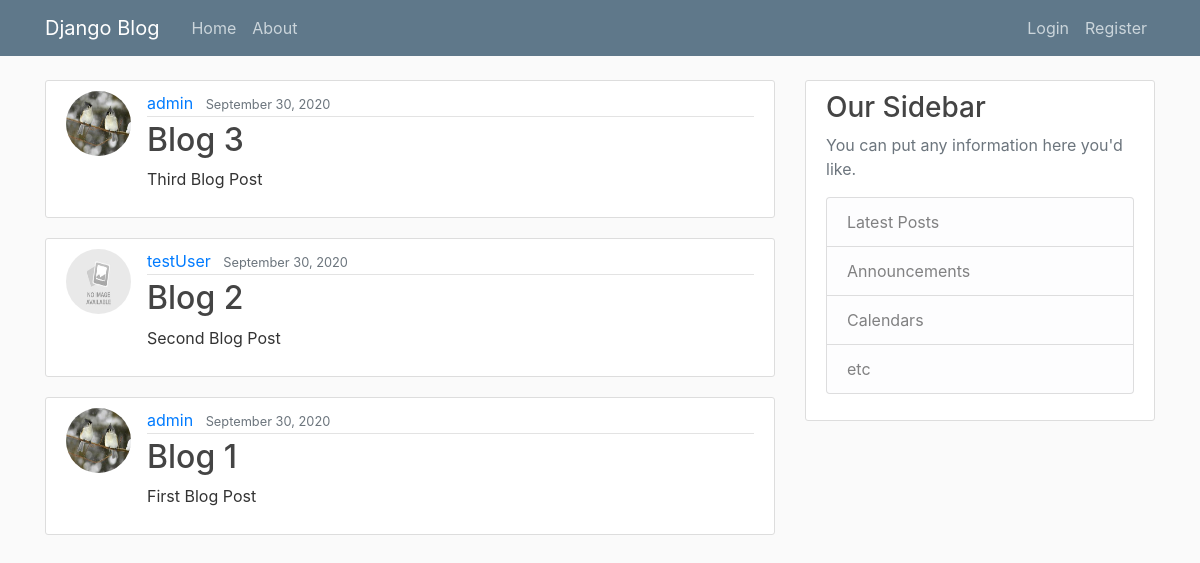
Before: / with the older database file.
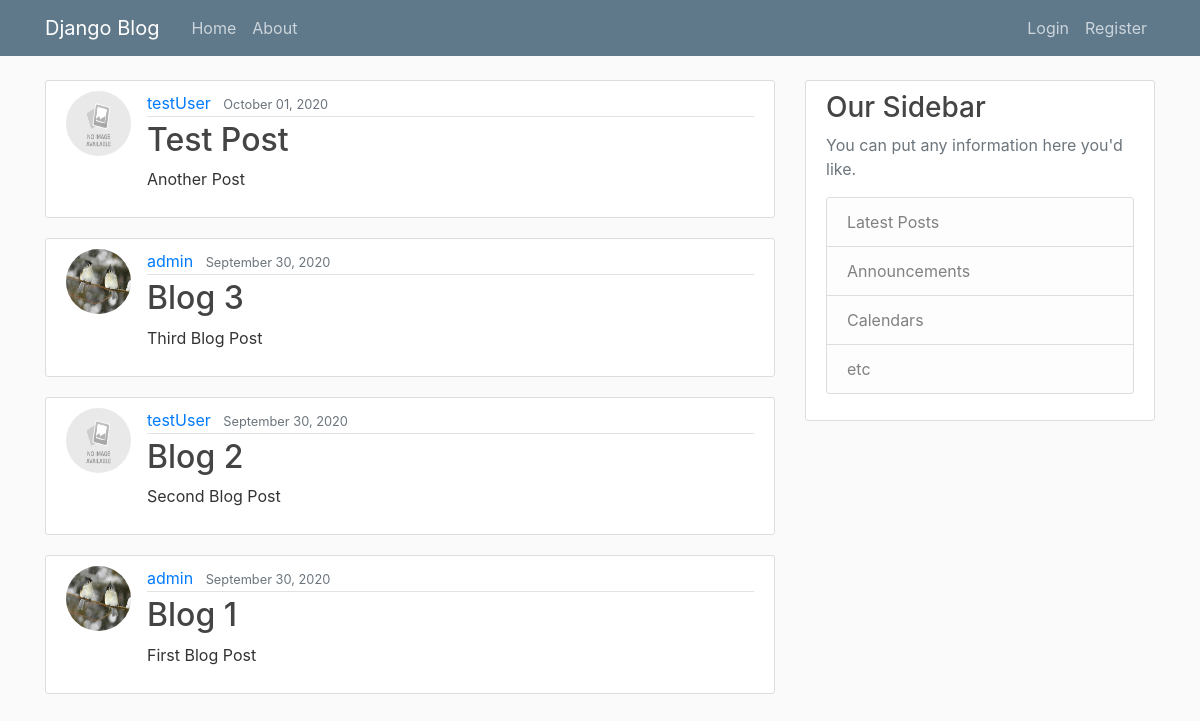
After: the same page with the newer database file.
### blog/models.py (models this page shows, shortened)
class Post(models.Model):
    title = models.CharField(max_length=100)
    content = models.TextField()
    date_posted = models.DateTimeField(default=timezone.now)
    author = models.ForeignKey(User, on_delete=models.CASCADE)

### users/models.py (models this page shows, shortened)
class Profile(models.Model):
    user = models.OneToOneField(User, on_delete=models.CASCADE)
    image = models.ImageField(default='default.jpg', upload_to='profile_pics')

### blog/views.py (the view)
# urls.py: path('', PostListView.as_view(), name='blog-home'),
class PostListView(ListView):
    model = Post
    template_name = 'blog/home.html'  # <app>/<model>_<viewtype>.html
    context_object_name = 'posts'
    ordering = ['-date_posted']

### blog/templates/blog/home.html
{% extends "blog/base.html" %}
{% block content %}
    {% for post in posts %}
        <article class="media content-section">
          <img class="rounded-circle article-img" src="{{ post.author.profile.image.url }}">
          <div class="media-body">
            <div class="article-metadata">
              <a class="mr-2" href="#">{{ post.author }}</a>
              <small class="text-muted">{{ post.date_posted|date:"F d, Y" }}</small>
            </div>
            <h2><a class="article-title" href="{% url 'post-detail' post.id %}">{{ post.title }}</a></h2>
            <p class="article-content">{{ post.content }}</p>
          </div>
        </article>
    {% endfor %}
{% endblock content %}

### blog/templates/blog/base.html (shortened to what this page needs)
{% load static %}
<!DOCTYPE html>
<html>
<head>
    <link rel="stylesheet" href="https://maxcdn.bootstrapcdn.com/bootstrap/4.0.0/css/bootstrap.min.css">
    <link rel="stylesheet" type="text/css" href="{% static 'blog/main.css' %}">
</head>
<body>
    <header class="site-header">
      <nav class="navbar navbar-expand-md navbar-dark bg-steel fixed-top">
        <div class="container">
          <a class="navbar-brand mr-4" href="{% url 'blog-home' %}">Django Blog</a>
          <div class="collapse navbar-collapse" id="navbarToggle">
            <div class="navbar-nav mr-auto">
              <a class="nav-item nav-link" href="{% url 'blog-home' %}">Home</a>
              <a class="nav-item nav-link" href="{% url 'blog-about' %}">About</a>
            </div>
            <div class="navbar-nav">
              {% if user.is_authenticated %}
                <a class="nav-item nav-link" href="{% url 'post-create' %}">New Post</a>
                <a class="nav-item nav-link" href="{% url 'profile' %}">Profile</a>
                <a class="nav-item nav-link" href="{% url 'logout' %}">Logout</a>
              {% else %}
                <a class="nav-item nav-link" href="{% url 'login' %}">Login</a>
                <a class="nav-item nav-link" href="{% url 'register' %}">Register</a>
              {% endif %}
            </div>
          </div>
        </div>
      </nav>
    </header>
    <main role="main" class="container">
      <div class="row">
        <div class="col-md-8">
          {% block content %}{% endblock %}
        </div>
        <div class="col-md-4">
          <div class="content-section">
            <h3>Our Sidebar</h3>
            <p class='text-muted'>You can put any information here you'd like.
              <ul class="list-group">
                <li class="list-group-item list-group-item-light">Latest Posts</li>
                <li class="list-group-item list-group-item-light">Announcements</li>
                <li class="list-group-item list-group-item-light">Calendars</li>
                <li class="list-group-item list-group-item-light">etc</li>
              </ul>
            </p>
          </div>
        </div>
      </div>
    </main>
</body>
</html>

### blog/static/blog/main.css (style rules this page uses)
body { background: #fafafa; color: #333333; margin-top: 5rem; }
h1, h2, h3, h4, h5, h6 { color: #444444; }
ul { margin: 0; }
.bg-steel { background-color: #5f788a; }
.site-header .navbar-nav .nav-link { color: #cbd5db; }
.content-section { background: #ffffff; padding: 10px 20px; border: 1px solid #dddddd; border-radius: 3px; margin-bottom: 20px; }
.article-title { color: #444444; }
.article-content { white-space: pre-line; }
.article-img { height: 65px; width: 65px; margin-right: 16px; }
.article-metadata { padding-bottom: 1px; margin-bottom: 4px; border-bottom: 1px solid #e3e3e3 }

Changed rows visible on the page:
added Post: author.profile.image (placeholder picture), author "testUser", date_posted "October 01, 2020", title "Test Post", content "Another Post"
